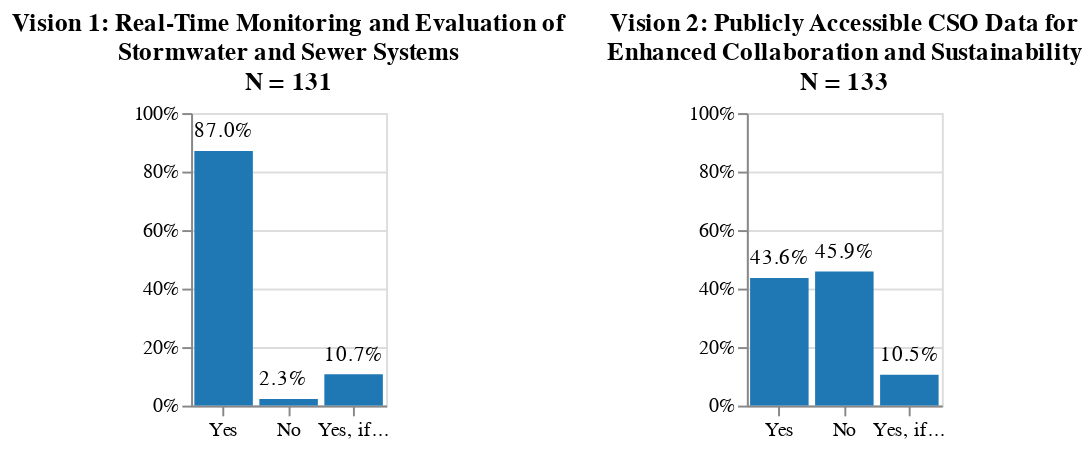

The code cell stored with this chart in its notebook:
### Markdown cell above
# 7 Benefit of monitoring / public participation

A possible vision of the future:  "Stormwater systems and sewer networks are equipped with a large number of measuring devices. The measurement signals are transmitted live to a control system via a nationwide wireless network, automatically checked, evaluated and archived. This permanent monitoring of the systems is made possible by the advancing technological development in the areas of communication, control and automation technology."  What do you personally think of the vision described?

Vision 1: "Real-Time Monitoring and Evaluation of Stormwater and Sewer Systems"


I am in favor of this vision and am generally open to the use of such modern technologies for the facilities of our wastewater association$I reject this vision because I do not think much of the use of such modern technologies for the assets of our wastewater association$I support this vision on the following condition:

Vision 2: "Publicly Accessible CSO Data for Enhanced Collaboration and Sustainability"


Another possible vision of the future:   "In the future, monitoring data from CSOs are made publicly available on a transparent and easily accessible platform that empowers communities and stakeholders with real-time information about sewer systems and their impact on the environment. By openly sharing data on sewer infrastructure, performance, and maintenance, we aim to foster collaboration, innovation, and informed decision-making, ultimately enhancing the efficiency, sustainability, and resilience of our wastewater management practices."  What do you personally think of the vision described?


I am in favor of this vision, because I generally fin that transparency improves effectiveness and aids innovation$I reject this vision because I think data from wastewater infrastructures should not be openly available$I support this vision on the following condition:

### Code cell
# Define the list of codes and their respective titles
codes_and_titles = {
    "SSvision": "Vision 1: Real-Time Monitoring and Evaluation of Stormwater and Sewer Systems",
    "CSOpublic": "Vision 2: Publicly Accessible CSO Data for Enhanced Collaboration and Sustainability"
}

# Define the answer order for sorting
answers_sort = ["Yes", "No", "Yes, if..."]

replacements = {
    'I am in favor of this vision and am generally open to the use of such modern technologies for the facilities of our wastewater association': 'Yes',
    'I reject this vision because I do not think much of the use of such modern technologies for the assets of our wastewater association': 'No',
    'I support this vision on the following condition:': 'Yes, if...',
    'I am in favor of this vision, because I generally fin that transparency improves effectiveness and aids innovation': 'Yes',
    'I reject this vision because I think data from wastewater infrastructures should not be openly available': 'No',
    'I support this vision on the following condition:': 'Yes, if...',
}

# Iterate through each code and generate a chart
charts = []

for code, title_text in codes_and_titles.items():
    # Wrapping the title for readability
    title_wrapped = wrap(title_text, width=50)

    # Filter the dataframe for non-null values in the current code column
    source_df = survey_df[~survey_df[code].isna()]
    source_df = source_df.replace(replacements, regex=False)

    # Calculate the number of responses for the title
    nlabel = f"N = {source_df.shape[0]}"

    # Generate percent_df using your custom function (ensure get_percent_df is defined)
    percent_df = get_percent_df(source_df, code)

    # Append N label to the title
    full_title = title_wrapped + [nlabel]

    # Define the x-axis encoding for the current code
    coden = code + ":N"

    # Create the bar chart
    bars = alt.Chart(percent_df, title=full_title).mark_bar(color='#1f78b4').encode(
        x=alt.X(coden, scale=alt.Scale()).axis(labelLimit=500, title='', labelAngle=0).sort(answers_sort),
        y=alt.Y("percent:Q", scale=alt.Scale(domain=[0, 1])).axis(format='%', title=''),
        color=alt.Color(legend=None)
    ).properties(
        width=100,
        height=150  # Adjust chart height if needed
    )

    # Add percentage labels to the bars
    text = bars.mark_text(align='left', dx=-15, dy=-10).encode(
        x=alt.X(coden).sort(answers_sort),
        color=alt.Color(legend=None),
        text=alt.Text('labels')
    )

    # Combine bars and text into a single chart
    chart = (bars + text).resolve_scale(color='independent')

    # Append the chart to the list
    charts.append(chart)

# Concatenate all charts horizontally
final_chart = alt.hconcat(*charts)

final_chart.save(plots_dir.joinpath('7_Vision.svg'))
final_chart

### Figure 1 — Vega-Lite specification as saved in the notebook (floating-point values rounded to 4 significant figures)
{"config": {"view": {"continuousWidth": 300, "continuousHeight": 300}}, "hconcat": [{"layer": [{"mark": {"type": "bar", "color": "#1f78b4"}, "encoding": {"color": {"legend": null}, "x": {"axis": {"labelLimit": 500, "title": "", "labelAngle": 0}, "field": "SSvision", "scale": {}, "sort": ["Yes", "No", "Yes, if..."], "type": "nominal"}, "y": {"axis": {"format": "%", "title": ""}, "field": "percent", "scale": {"domain": [0, 1]}, "type": "quantitative"}}, "title": ["Vision 1: Real-Time Monitoring and Evaluation of", "Stormwater and Sewer Systems", "N = 131"]}, {"mark": {"type": "text", "align": "left", "dx": -15, "dy": -10}, "encoding": {"color": {"legend": null}, "text": {"field": "labels", "type": "nominal"}, "x": {"field": "SSvision", "sort": ["Yes", "No", "Yes, if..."], "type": "nominal"}, "y": {"axis": {"format": "%", "title": ""}, "field": "percent", "scale": {"domain": [0, 1]}, "type": "quantitative"}}, "title": ["Vision 1: Real-Time Monitoring and Evaluation of", "Stormwater and Sewer Systems", "N = 131"]}], "data": {"name": "data-f90fcc57e1c30df2c4bd07c5d76dae0d"}, "height": 150, "resolve": {"scale": {"color": "independent"}}, "width": 100}, {"layer": [{"mark": {"type": "bar", "color": "#1f78b4"}, "encoding": {"color": {"legend": null}, "x": {"axis": {"labelLimit": 500, "title": "", "labelAngle": 0}, "field": "CSOpublic", "scale": {}, "sort": ["Yes", "No", "Yes, if..."], "type": "nominal"}, "y": {"axis": {"format": "%", "title": ""}, "field": "percent", "scale": {"domain": [0, 1]}, "type": "quantitative"}}, "title": ["Vision 2: Publicly Accessible CSO Data for", "Enhanced Collaboration and Sustainability", "N = 133"]}, {"mark": {"type": "text", "align": "left", "dx": -15, "dy": -10}, "encoding": {"color": {"legend": null}, "text": {"field": "labels", "type": "nominal"}, "x": {"field": "CSOpublic", "sort": ["Yes", "No", "Yes, if..."], "type": "nominal"}, "y": {"axis": {"format": "%", "title": ""}, "field": "percent", "scale": {"domain": [0, 1]}, "type": "quantitative"}}, "title": ["Vision 2: Publicly Accessible CSO Data for", "Enhanced Collaboration and Sustainability", "N = 133"]}], "data": {"name": "data-ebd715a15b6e040b47df839c1b010796"}, "height": 150, "resolve": {"scale": {"color": "independent"}}, "width": 100}], "$schema": "https://vega.github.io/schema/vega-lite/v5.20.1.json", "datasets": {"data-f90fcc57e1c30df2c4bd07c5d76dae0d": [{"SSvision": "No", "percent": 0.0229, "labels": "2.3%"}, {"SSvision": "Yes", "percent": 0.8702, "labels": "87.0%"}, {"SSvision": "Yes, if...", "percent": 0.1069, "labels": "10.7%"}], "data-ebd715a15b6e040b47df839c1b010796": [{"CSOpublic": "No", "percent": 0.4586, "labels": "45.9%"}, {"CSOpublic": "Yes", "percent": 0.4361, "labels": "43.6%"}, {"CSOpublic": "Yes, if...", "percent": 0.1053, "labels": "10.5%"}]}}
